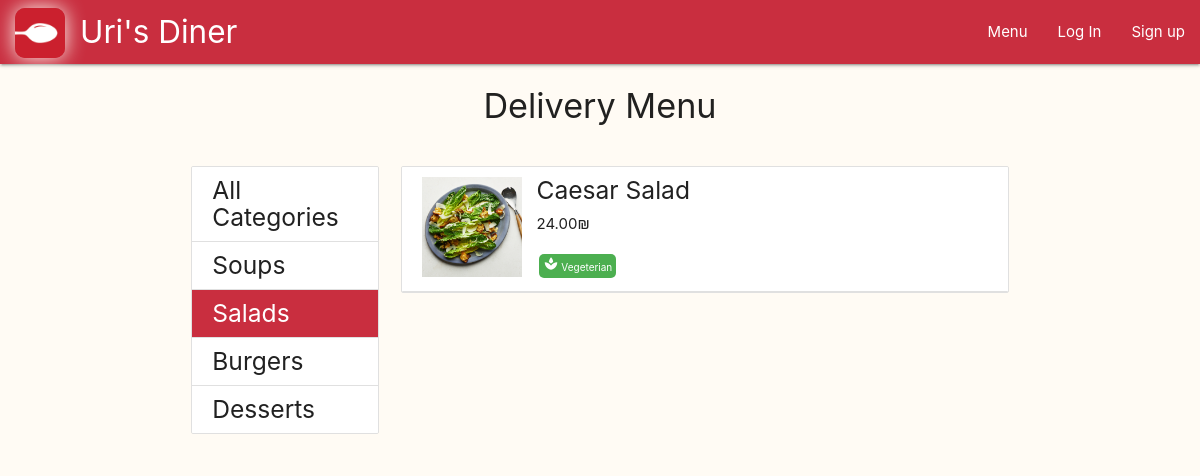
/menu/14, run on an earlier commit of the app's database.
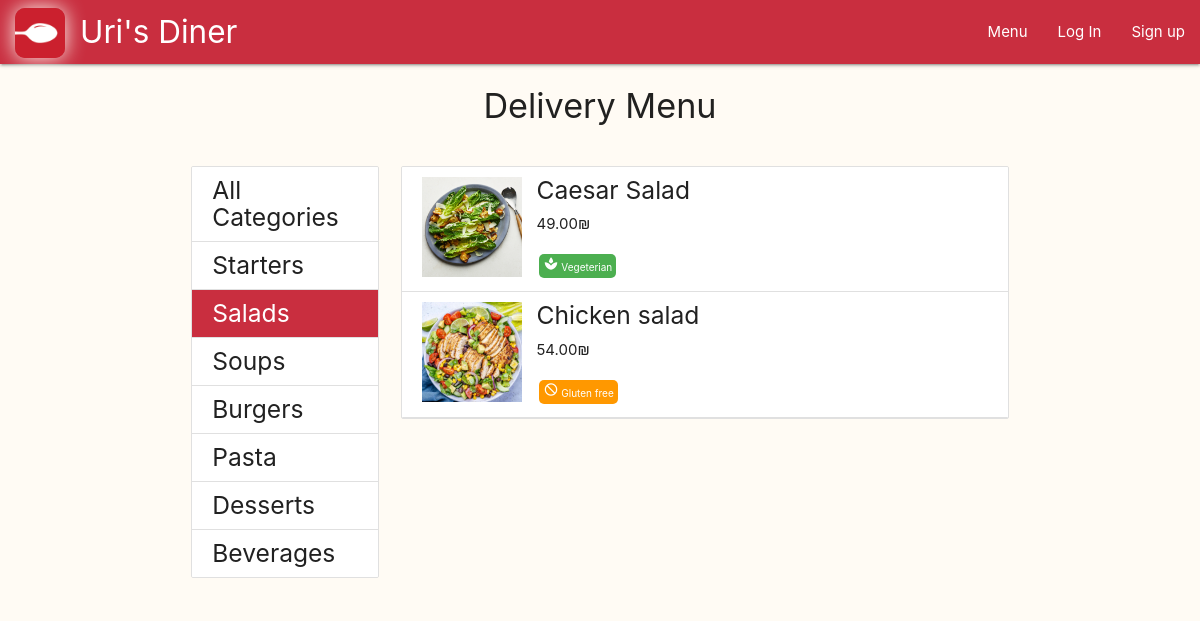
And on a later commit of the database.
### main/models.py (models this page shows, shortened)
class Category(models.Model):
    name = models.CharField(max_length=20, blank=False, unique=True)
    is_deleted = models.BooleanField(default=False)
    image_Url = models.URLField(null=True, blank=True)
    image_file = models.ImageField(upload_to=category_image_path, null=True, blank=True)
    position = models.IntegerField(blank=False, default=0)
    def __str__(self):
        return self.name

class Dish(models.Model):
    name = models.CharField(max_length=50, blank=False)
    price = models.DecimalField(max_digits=5, decimal_places=2, blank=False)
    description = models.CharField(max_length=300, blank=False)
    is_gluten_free = models.BooleanField(default=False)
    is_vegeterian = models.BooleanField(default=False)
    category = models.ForeignKey(Category, on_delete=models.CASCADE, limit_choices_to={'is_deleted':False})
    is_deleted = models.BooleanField(default=False)
    image_Url = models.URLField(null=True, blank=True)
    image_file = models.ImageField(upload_to=dish_image_path, null=True, blank=True)

### main/views.py (the view)
# urls.py: path('menu/<int:category_id>', views.menu_category_dishes, name="menu_category_dishes"),
def menu_category_dishes(request, category_id):
    categories_list = sorted(Category.objects.filter(is_deleted=False), key=lambda category: category.position)
    try:
      category = Category.objects.get(id=category_id)
    except:
        return redirect('menu_all_categories')
    show_dishes = Dish.objects.filter(category=category, is_deleted=False)
    form = ItemAmountForm()
    return render(request, 'main/menu_category_dishes.html', {
        'categories_list':categories_list,
        'show_dishes':show_dishes,
        'category': category,
        'form':form})

### main/context_processors.py (called while the page is built)
def site_wide_data(request):
    data = {}
    try:
        data.update({'open_orders_number' : len(Cart.objects.filter(delivery__is_delivered=False))})
    except:
        pass
    try:
        data.update({'my_open_orders_number' : len(Delivery.objects.filter(order__user=request.user).filter(is_delivered=False))})
    except:
        pass
    try:
        data.update({'my_cart_items_number' : len(User.objects.get(id=request.user.id).cart_set.last().item_set.all())})
    except:
        pass
    return data

### main/templates/main/menu_category_dishes.html (shortened to what this page needs)
{% extends 'layouts/menu.html' %}
{% block menu-content %}
<div>
  <ul class="collection">
    {% for dish in show_dishes %}
    <a class="modal-trigger collection-item {% if request.user.is_staff %} no-bottom-border {% endif %}"
      href="#{{dish.name}}">
      <img class="dish-img" {% if dish.image_file %}
        src="{{dish.image_file.url}}" {% else %} src="{{dish.image_Url}}"
        {% endif %} alt="{{dish.name}}">
      <div class="dish-text">
        <h5>{{dish.name}}</h5>
        <p>{{dish.price}}₪</p>
        <div>
          {% if dish.is_vegeterian %}
          {% include 'common/tag_vegeterian.html' %}
          {% endif %}
          {% if dish.is_gluten_free %}
          {% include 'common/tag_gluten_free.html' %}
          {% endif %}
        </div>
      </div>
    </a>
    {% endfor %}
  </ul>
</div>
{% endblock menu-content %}

### templates/layouts/menu.html (shortened to what this page needs)
{% extends 'layouts/main.html' %}
{% block main-content %}
<div class="container">
  <div class="row center-align">
    <h4>Delivery Menu</h4>
  </div>
  <div class="row">
    <div class="col l3">
      <ul class="collection">
        {% url 'menu_all_categories' as url %}
        <a class="collection-item {% if request.path == url %} active {% endif %}"
          href="{{url}}">
          <h5 class="no-top-bottom-margin">All Categories</h5>
        </a>
        {% for category in categories_list %}
        {% url 'menu_category_dishes' category_id=category.id as url %}
        <a class="collection-item {% if request.path == url  %} active {% endif %}"
          href="{{ url }}">
          <h5 class="no-top-bottom-margin">{{category}}</h5>
        </a>
        {% endfor %}
      </ul>
    </div>
    <div class="col l9">
      {% block menu-content %}
      {% endblock menu-content %}
    </div>
  </div>
</div>
{% endblock main-content %}

### templates/common/tag_vegeterian.html
<div class="green tag">
  <i class="tiny material-icons">spa</i> Vegeterian
</div>

### templates/common/tag_gluten_free.html
<div class="orange tag">
  <i class="tiny material-icons">do_not_disturb</i> Gluten free
</div>

What changed in the data, as far as the page shows it:
added Category: name "Starters"
changed Category "Salads": moves up the list
added Category: name "Pasta"
added Category: name "Beverages"
changed Dish "Caesar Salad": price "24.00" → "49.00"
added Dish: image_file (picture), name "Chicken salad", price "54.00", is_gluten_free True (drawn)
